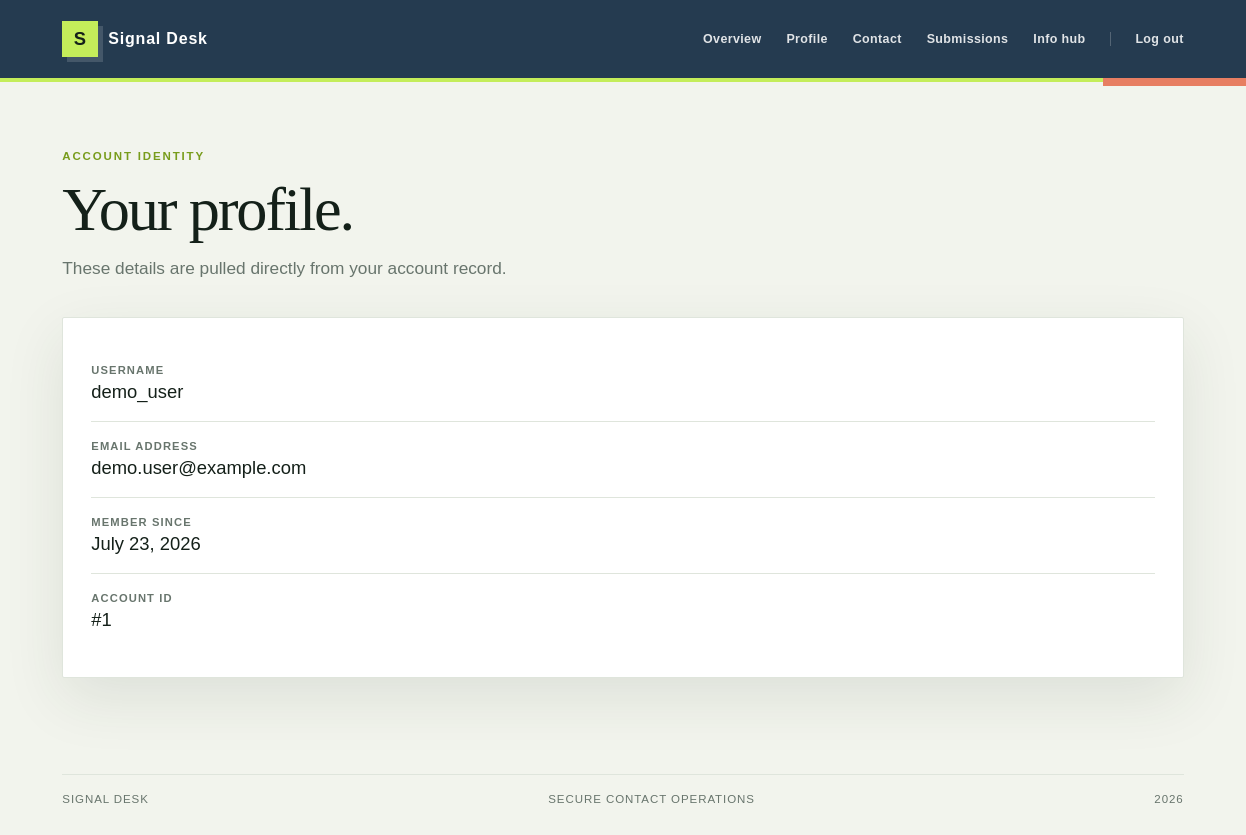
The app's page /profile.php (signed in) with its own data.
### tables this page shows
CREATE TABLE users (
    id INT UNSIGNED NOT NULL AUTO_INCREMENT,
    username VARCHAR(50) NOT NULL,
    email VARCHAR(150) NOT NULL,
    password_hash VARCHAR(255) NOT NULL,
    created_at TIMESTAMP NOT NULL DEFAULT CURRENT_TIMESTAMP,
    PRIMARY KEY (id),
    UNIQUE KEY uq_users_username (username),
    UNIQUE KEY uq_users_email (email)
);

### db.php (called while the page is built, shortened)
<?php
function db(): PDO
{
    static $pdo;
    if ($pdo instanceof PDO) {
        return $pdo;
    }
    $dsn = 'mysql:host=' . DB_HOST . ';dbname=' . DB_NAME . ';charset=utf8mb4';
    $pdo = new PDO($dsn, DB_USER, DB_PASS, [
        PDO::ATTR_ERRMODE => PDO::ERRMODE_EXCEPTION,
        PDO::ATTR_DEFAULT_FETCH_MODE => PDO::FETCH_ASSOC,
        PDO::ATTR_EMULATE_PREPARES => false,
    ]);
    return $pdo;
}

### functions.php (called while the page is built, shortened)
<?php
require_once __DIR__ . '/db.php';
function e(?string $value): string
{
    return htmlspecialchars($value ?? '', ENT_QUOTES, 'UTF-8');
}
function current_user(): ?array
{
    $statement = db()->prepare('SELECT id, username, email, created_at FROM users WHERE id = ?');
    $statement->execute([(int) $_SESSION['user_id']]);
    $user = $statement->fetch();
    return $user ?: null;
}

### profile.php (the view, shortened to what this page needs)
<?php
require_once __DIR__ . '/functions.php';
require __DIR__ . '/header.php';
?>
<section class="page-heading"><p class="eyebrow">Account identity</p><h1>Your profile.</h1><p class="lede">These details are pulled directly from your account record.</p></section>
<div class="profile-panel"><dl class="profile-list"><div><dt>Username</dt><dd><?= e($user['username'] ?? '') ?></dd></div><div><dt>Email address</dt><dd><?= e($user['email'] ?? '') ?></dd></div><div><dt>Member since</dt><dd><?= e(isset($user['created_at']) ? date('F j, Y', strtotime($user['created_at'])) : '') ?></dd></div><div><dt>Account ID</dt><dd>#<?= e((string) ($user['id'] ?? '')) ?></dd></div></dl></div>
<?php require __DIR__ . '/footer.php'; ?>

### assets/style.css (style rules this page uses)
:root { --ink: #142019; --muted: #68756d; --paper: #f2f4ed; --panel: #ffffff; --line: #dfe5dc; --lime: #c4ed5a; --lime-deep: #789c1c; --coral: #e77e62; --navy: #253b50; --shadow: 0 20px 60px rgba(36, 54, 42, .10); --radius: 2px; }
* { box-sizing: border-box; }
html { scroll-behavior: smooth; }
body { margin: 0; color: var(--ink); background: var(--paper); font-family: 'Trebuchet MS', Verdana, sans-serif; font-size: 16px; }
.eyebrow { margin: 0 0 14px; color: var(--lime-deep); font: 800 .72rem Arial, sans-serif; letter-spacing: .16em; text-transform: uppercase; }
h1, h2, h3 { margin: 0; font-family: Georgia, 'Times New Roman', serif; font-weight: 400; line-height: 1.05; }
h1 { max-width: 740px; font-size: clamp(2.8rem, 6vw, 5.6rem); letter-spacing: -.035em; }
.lede { max-width: 560px; margin: 22px 0 0; color: var(--muted); font-size: 1.08rem; line-height: 1.6; }
.stat, .feature, .form-panel, .auth-panel, .table-panel, .profile-panel { padding: 28px; background: var(--panel); border: 1px solid var(--line); border-radius: var(--radius); box-shadow: var(--shadow); }
.page-heading { margin-bottom: 34px; }
.page-heading h1 { font-size: clamp(2.7rem, 5vw, 4.7rem); }
.page-heading .lede { margin-top: 14px; }
.profile-list { margin: 0; }
.profile-list div { padding: 18px 0; border-bottom: 1px solid var(--line); }
.profile-list div:last-child { border-bottom: 0; }
.profile-list dt { margin-bottom: 5px; color: var(--muted); font: 700 .7rem Arial, sans-serif; letter-spacing: .1em; text-transform: uppercase; }
.profile-list dd { margin: 0; font-size: 1.15rem; }

### records on screen
users: username "demo_user", email "demo.user@example.com", created_at "July 23, 2026", id "1"

### other values on screen
APP_NAME "Signal Desk"
APP_NAME "SIGNAL DESK"
